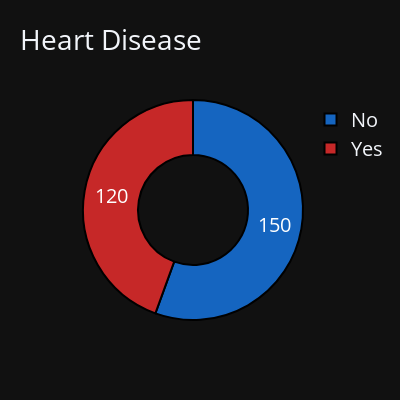

The code cell stored with this chart in its notebook:
### Code cell
labels = ['No', 'Yes']
values = df['Heart Disease'].value_counts().values.tolist()

fig = go.Figure(data=[go.Pie(labels=labels, values=values, hole=0.5)])
fig.update_traces(hoverinfo='label+percent', textinfo='value', textfont_size=20,
                  marker=dict(colors=["#1565C0","#C62828"], line=dict(color='#000000', width=2)))
fig.update_layout(title='Heart Disease', font=dict(size=20), legend=dict(title=''),height=400, width=400, template = 'plotly_dark')
fig.show()

### Figure 1 — Plotly figure (JSON) as saved in the notebook; plotly's stock layout.template omitted (floating-point values rounded to 4 significant figures)
{"data": [{"hole": 0.5, "hoverinfo": "label+percent", "labels": ["No", "Yes"], "marker": {"colors": ["#1565C0", "#C62828"], "line": {"color": "#000000", "width": 2}}, "textfont": {"size": 20}, "textinfo": "value", "type": "pie", "values": [150, 120]}], "layout": {"font": {"size": 20}, "height": 400, "legend": {"title": {"text": ""}}, "title": {"text": "Heart Disease"}, "width": 400}}
